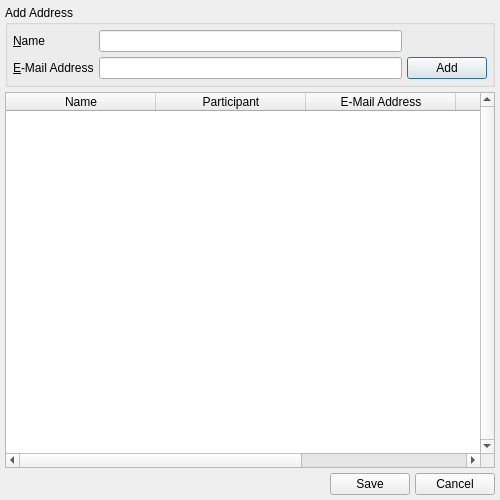
<?xml version="1.0" encoding="UTF-8"?>
<ui version="4.0">
 <class>addressbook</class>
 <widget class="QDialog" name="addressbook">
  <property name="geometry">
   <rect>
    <x>0</x>
    <y>0</y>
    <width>500</width>
    <height>500</height>
   </rect>
  </property>
  <property name="windowTitle">
   <string>Dialog</string>
  </property>
  <layout class="QVBoxLayout" name="verticalLayout_2">
   <property name="spacing">
    <number>5</number>
   </property>
   <property name="margin">
    <number>5</number>
   </property>
   <item>
    <widget class="QGroupBox" name="groupBox">
     <property name="title">
      <string>Add Address</string>
     </property>
     <layout class="QVBoxLayout" name="verticalLayout">
      <property name="spacing">
       <number>5</number>
      </property>
      <property name="margin">
       <number>5</number>
      </property>
      <item>
       <layout class="QGridLayout" name="gridLayout">
        <property name="spacing">
         <number>5</number>
        </property>
        <item row="0" column="0">
         <widget class="QLabel" name="label">
          <property name="text">
           <string>&amp;Name</string>
          </property>
          <property name="buddy">
           <cstring>lineEdit</cstring>
          </property>
         </widget>
        </item>
        <item row="1" column="0">
         <widget class="QLabel" name="label_2">
          <property name="text">
           <string>&amp;E-Mail Address</string>
          </property>
          <property name="buddy">
           <cstring>lineEdit_2</cstring>
          </property>
         </widget>
        </item>
        <item row="1" column="1">
         <widget class="QLineEdit" name="lineEdit_2"/>
        </item>
        <item row="0" column="1">
         <widget class="QLineEdit" name="lineEdit"/>
        </item>
        <item row="1" column="2">
         <widget class="QPushButton" name="pushButton">
          <property name="text">
           <string>Add</string>
          </property>
         </widget>
        </item>
       </layout>
      </item>
     </layout>
    </widget>
   </item>
   <item>
    <widget class="QTableWidget" name="emailParticipants">
     <property name="sizePolicy">
      <sizepolicy hsizetype="Expanding" vsizetype="Expanding">
       <horstretch>0</horstretch>
       <verstretch>0</verstretch>
      </sizepolicy>
     </property>
     <property name="maximumSize">
      <size>
       <width>16777215</width>
       <height>16777215</height>
      </size>
     </property>
     <property name="verticalScrollBarPolicy">
      <enum>Qt::ScrollBarAlwaysOn</enum>
     </property>
     <property name="alternatingRowColors">
      <bool>true</bool>
     </property>
     <property name="selectionBehavior">
      <enum>QAbstractItemView::SelectRows</enum>
     </property>
     <property name="horizontalScrollMode">
      <enum>QAbstractItemView::ScrollPerPixel</enum>
     </property>
     <property name="sortingEnabled">
      <bool>true</bool>
     </property>
     <attribute name="horizontalHeaderDefaultSectionSize">
      <number>150</number>
     </attribute>
     <attribute name="horizontalHeaderStretchLastSection">
      <bool>true</bool>
     </attribute>
     <column>
      <property name="text">
       <string>Name</string>
      </property>
     </column>
     <column>
      <property name="text">
       <string>Participant</string>
      </property>
     </column>
     <column>
      <property name="text">
       <string>E-Mail Address</string>
      </property>
     </column>
     <column>
      <property name="text">
       <string>neighbor_oid</string>
      </property>
     </column>
     <column>
      <property name="text">
       <string>public_key_hash</string>
      </property>
     </column>
    </widget>
   </item>
   <item>
    <layout class="QHBoxLayout" name="horizontalLayout">
     <property name="spacing">
      <number>5</number>
     </property>
     <property name="topMargin">
      <number>0</number>
     </property>
     <item>
      <spacer name="horizontalSpacer">
       <property name="orientation">
        <enum>Qt::Horizontal</enum>
       </property>
       <property name="sizeHint" stdset="0">
        <size>
         <width>40</width>
         <height>20</height>
        </size>
       </property>
      </spacer>
     </item>
     <item>
      <widget class="QPushButton" name="pushButton_3">
       <property name="text">
        <string>Save</string>
       </property>
      </widget>
     </item>
     <item>
      <widget class="QPushButton" name="pushButton_2">
       <property name="text">
        <string>Cancel</string>
       </property>
      </widget>
     </item>
    </layout>
   </item>
  </layout>
 </widget>
 <tabstops>
  <tabstop>lineEdit</tabstop>
  <tabstop>lineEdit_2</tabstop>
  <tabstop>pushButton</tabstop>
  <tabstop>emailParticipants</tabstop>
  <tabstop>pushButton_3</tabstop>
  <tabstop>pushButton_2</tabstop>
 </tabstops>
 <resources/>
 <connections/>
</ui>
